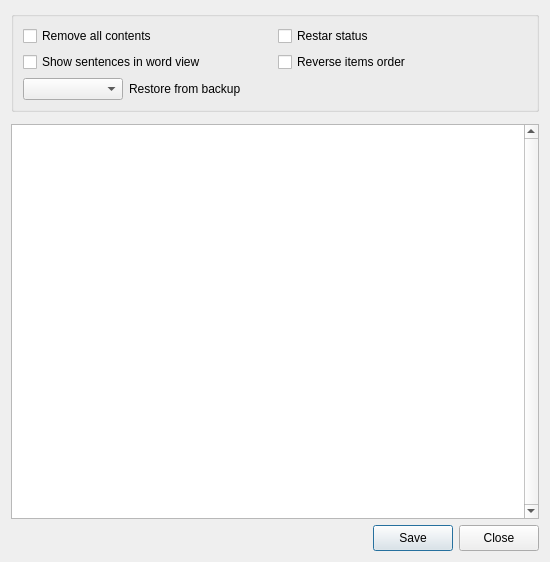
<?xml version="1.0" encoding="UTF-8"?>
<ui version="4.0">
 <class>EditTpc</class>
 <widget class="QDialog" name="EditTpc">
  <property name="geometry">
   <rect>
    <x>0</x>
    <y>0</y>
    <width>550</width>
    <height>562</height>
   </rect>
  </property>
  <property name="minimumSize">
   <size>
    <width>550</width>
    <height>560</height>
   </size>
  </property>
  <property name="maximumSize">
   <size>
    <width>16777215</width>
    <height>16777215</height>
   </size>
  </property>
  <property name="windowTitle">
   <string>Edit</string>
  </property>
  <property name="windowIcon">
   <iconset resource="../res.qrc">
    <normaloff>:/images/idiomind.png</normaloff>:/images/idiomind.png</iconset>
  </property>
  <layout class="QGridLayout" name="gridLayout_2">
   <item row="0" column="0">
    <widget class="QGroupBox" name="groupBox">
     <property name="font">
      <font>
       <pointsize>9</pointsize>
      </font>
     </property>
     <property name="title">
      <string/>
     </property>
     <layout class="QGridLayout" name="gridLayout">
      <item row="0" column="0">
       <layout class="QVBoxLayout" name="verticalLayout_4">
        <item>
         <layout class="QGridLayout" name="gridLayout_4">
          <item row="0" column="0">
           <widget class="QCheckBox" name="checkBox_removall">
            <property name="text">
             <string>Remove all contents</string>
            </property>
           </widget>
          </item>
          <item row="0" column="1">
           <widget class="QCheckBox" name="checkBox_restart">
            <property name="text">
             <string>Restar status</string>
            </property>
           </widget>
          </item>
          <item row="1" column="0">
           <widget class="QCheckBox" name="checkBox_wordview">
            <property name="text">
             <string>Show sentences in word view</string>
            </property>
           </widget>
          </item>
          <item row="1" column="1">
           <widget class="QCheckBox" name="checkBox_reverse">
            <property name="text">
             <string>Reverse items order</string>
            </property>
           </widget>
          </item>
         </layout>
        </item>
        <item>
         <layout class="QHBoxLayout" name="horizontalLayout_2">
          <item>
           <widget class="QComboBox" name="comboBox_backups">
            <property name="maximumSize">
             <size>
              <width>100</width>
              <height>16777215</height>
             </size>
            </property>
           </widget>
          </item>
          <item>
           <widget class="QLabel" name="label">
            <property name="text">
             <string>Restore from backup</string>
            </property>
            <property name="alignment">
             <set>Qt::AlignLeading|Qt::AlignLeft|Qt::AlignVCenter</set>
            </property>
           </widget>
          </item>
         </layout>
        </item>
       </layout>
      </item>
     </layout>
    </widget>
   </item>
   <item row="4" column="0">
    <layout class="QHBoxLayout" name="horizontalLayout">
     <item>
      <spacer name="horizontalSpacer">
       <property name="orientation">
        <enum>Qt::Horizontal</enum>
       </property>
       <property name="sizeHint" stdset="0">
        <size>
         <width>40</width>
         <height>20</height>
        </size>
       </property>
      </spacer>
     </item>
     <item>
      <widget class="QPushButton" name="pushButton_save_edits">
       <property name="minimumSize">
        <size>
         <width>0</width>
         <height>26</height>
        </size>
       </property>
       <property name="maximumSize">
        <size>
         <width>80</width>
         <height>16777215</height>
        </size>
       </property>
       <property name="text">
        <string>Save</string>
       </property>
      </widget>
     </item>
     <item>
      <widget class="QPushButton" name="pushButton_close">
       <property name="minimumSize">
        <size>
         <width>0</width>
         <height>26</height>
        </size>
       </property>
       <property name="text">
        <string>Close</string>
       </property>
      </widget>
     </item>
    </layout>
   </item>
   <item row="2" column="0">
    <layout class="QVBoxLayout" name="verticalLayout">
     <item>
      <widget class="QTableWidget" name="tableWidget_edit">
       <property name="cursor" stdset="0">
        <cursorShape>ArrowCursor</cursorShape>
       </property>
       <property name="contextMenuPolicy">
        <enum>Qt::ActionsContextMenu</enum>
       </property>
       <property name="toolTip">
        <string>&lt;html&gt;&lt;head/&gt;&lt;body&gt;&lt;p&gt;Drag an drop to mave items&lt;/p&gt;&lt;/body&gt;&lt;/html&gt;</string>
       </property>
       <property name="frameShape">
        <enum>QFrame::StyledPanel</enum>
       </property>
       <property name="frameShadow">
        <enum>QFrame::Plain</enum>
       </property>
       <property name="verticalScrollBarPolicy">
        <enum>Qt::ScrollBarAlwaysOn</enum>
       </property>
       <property name="horizontalScrollBarPolicy">
        <enum>Qt::ScrollBarAlwaysOff</enum>
       </property>
       <property name="sizeAdjustPolicy">
        <enum>QAbstractScrollArea::AdjustToContents</enum>
       </property>
       <property name="editTriggers">
        <set>QAbstractItemView::AnyKeyPressed|QAbstractItemView::DoubleClicked|QAbstractItemView::EditKeyPressed|QAbstractItemView::SelectedClicked</set>
       </property>
       <property name="dragEnabled">
        <bool>false</bool>
       </property>
       <property name="dragDropOverwriteMode">
        <bool>false</bool>
       </property>
       <property name="dragDropMode">
        <enum>QAbstractItemView::NoDragDrop</enum>
       </property>
       <property name="defaultDropAction">
        <enum>Qt::IgnoreAction</enum>
       </property>
       <property name="alternatingRowColors">
        <bool>false</bool>
       </property>
       <property name="selectionMode">
        <enum>QAbstractItemView::SingleSelection</enum>
       </property>
       <property name="selectionBehavior">
        <enum>QAbstractItemView::SelectRows</enum>
       </property>
       <property name="gridStyle">
        <enum>Qt::SolidLine</enum>
       </property>
       <attribute name="horizontalHeaderVisible">
        <bool>false</bool>
       </attribute>
      </widget>
     </item>
    </layout>
   </item>
   <item row="1" column="0">
    <spacer name="verticalSpacer">
     <property name="orientation">
      <enum>Qt::Vertical</enum>
     </property>
     <property name="sizeType">
      <enum>QSizePolicy::Fixed</enum>
     </property>
     <property name="sizeHint" stdset="0">
      <size>
       <width>20</width>
       <height>6</height>
      </size>
     </property>
    </spacer>
   </item>
  </layout>
 </widget>
 <resources>
  <include location="../res.qrc"/>
 </resources>
 <connections/>
</ui>
